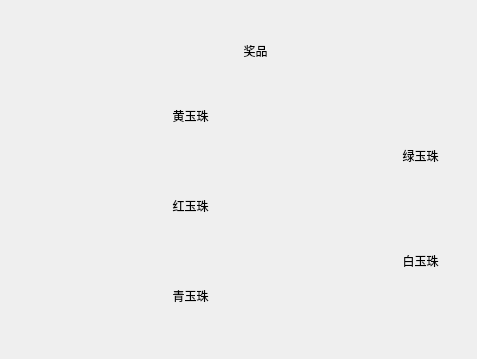
<?xml version="1.0" encoding="UTF-8"?>
<ui version="4.0">
 <class>LotteryDialog_02</class>
 <widget class="QWidget" name="LotteryDialog_02">
  <property name="geometry">
   <rect>
    <x>0</x>
    <y>0</y>
    <width>477</width>
    <height>359</height>
   </rect>
  </property>
  <property name="windowTitle">
   <string>Form</string>
  </property>
  <property name="styleSheet">
   <string notr="true">QWidget#LotteryDialog_02 {
background-color:rgb(233, 195, 120);
border-image: url(:/lottery_zoom_frame.png);
};
font: 20pt &quot;方正手迹-旅行青蛙体 简&quot;;</string>
  </property>
  <widget class="QLabel" name="label_1">
   <property name="geometry">
    <rect>
     <x>50</x>
     <y>90</y>
     <width>51</width>
     <height>51</height>
    </rect>
   </property>
   <property name="styleSheet">
    <string notr="true">border-image: url(:/pictures/lottery_ball_01.png);</string>
   </property>
   <property name="text">
    <string/>
   </property>
  </widget>
  <widget class="QLabel" name="label_2">
   <property name="geometry">
    <rect>
     <x>50</x>
     <y>180</y>
     <width>51</width>
     <height>51</height>
    </rect>
   </property>
   <property name="styleSheet">
    <string notr="true">border-image: url(:/pictures/lottery_ball_02.png);</string>
   </property>
   <property name="text">
    <string/>
   </property>
  </widget>
  <widget class="QLabel" name="label_3">
   <property name="geometry">
    <rect>
     <x>50</x>
     <y>270</y>
     <width>51</width>
     <height>51</height>
    </rect>
   </property>
   <property name="styleSheet">
    <string notr="true">border-image: url(:/pictures/lottery_ball_03.png);</string>
   </property>
   <property name="text">
    <string/>
   </property>
  </widget>
  <widget class="QLabel" name="label_5">
   <property name="geometry">
    <rect>
     <x>300</x>
     <y>130</y>
     <width>51</width>
     <height>51</height>
    </rect>
   </property>
   <property name="styleSheet">
    <string notr="true">border-image: url(:/pictures/lottery_ball_04.png);</string>
   </property>
   <property name="text">
    <string/>
   </property>
  </widget>
  <widget class="QLabel" name="label_4">
   <property name="geometry">
    <rect>
     <x>300</x>
     <y>230</y>
     <width>51</width>
     <height>50</height>
    </rect>
   </property>
   <property name="styleSheet">
    <string notr="true">border-image: url(:/pictures/lottery_ball_05.png);</string>
   </property>
   <property name="text">
    <string/>
   </property>
  </widget>
  <widget class="QLabel" name="label">
   <property name="geometry">
    <rect>
     <x>150</x>
     <y>100</y>
     <width>81</width>
     <height>31</height>
    </rect>
   </property>
   <property name="frameShape">
    <enum>QFrame::NoFrame</enum>
   </property>
   <property name="frameShadow">
    <enum>QFrame::Plain</enum>
   </property>
   <property name="text">
    <string>黄玉珠</string>
   </property>
   <property name="alignment">
    <set>Qt::AlignCenter</set>
   </property>
  </widget>
  <widget class="QLabel" name="label_6">
   <property name="geometry">
    <rect>
     <x>150</x>
     <y>190</y>
     <width>81</width>
     <height>31</height>
    </rect>
   </property>
   <property name="text">
    <string>红玉珠</string>
   </property>
   <property name="alignment">
    <set>Qt::AlignCenter</set>
   </property>
  </widget>
  <widget class="QLabel" name="label_7">
   <property name="geometry">
    <rect>
     <x>150</x>
     <y>280</y>
     <width>81</width>
     <height>31</height>
    </rect>
   </property>
   <property name="text">
    <string>青玉珠</string>
   </property>
   <property name="alignment">
    <set>Qt::AlignCenter</set>
   </property>
  </widget>
  <widget class="QLabel" name="label_8">
   <property name="geometry">
    <rect>
     <x>380</x>
     <y>140</y>
     <width>81</width>
     <height>31</height>
    </rect>
   </property>
   <property name="text">
    <string>绿玉珠</string>
   </property>
   <property name="alignment">
    <set>Qt::AlignCenter</set>
   </property>
  </widget>
  <widget class="QLabel" name="label_9">
   <property name="geometry">
    <rect>
     <x>380</x>
     <y>250</y>
     <width>81</width>
     <height>21</height>
    </rect>
   </property>
   <property name="text">
    <string>白玉珠</string>
   </property>
   <property name="alignment">
    <set>Qt::AlignCenter</set>
   </property>
  </widget>
  <widget class="QLabel" name="label_10">
   <property name="geometry">
    <rect>
     <x>200</x>
     <y>30</y>
     <width>111</width>
     <height>41</height>
    </rect>
   </property>
   <property name="styleSheet">
    <string notr="true">
font: 20pt &quot;华文彩云&quot;;
</string>
   </property>
   <property name="text">
    <string>奖品</string>
   </property>
   <property name="alignment">
    <set>Qt::AlignCenter</set>
   </property>
  </widget>
 </widget>
 <resources/>
 <connections/>
</ui>
